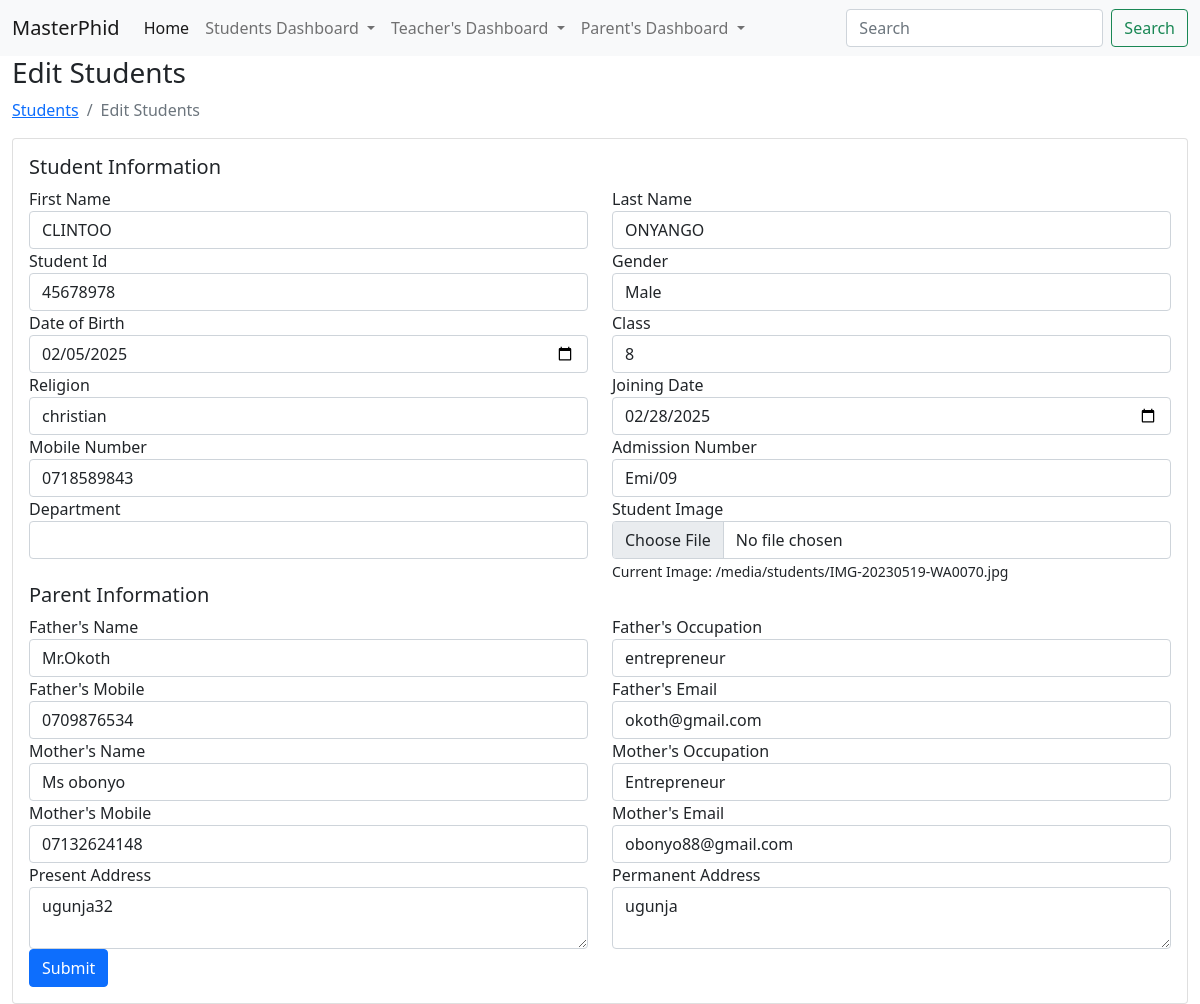
The page /edit/clintoo-onyango-45678978/ on the database its author committed.
### studentapp/models.py (models this page shows, shortened)
class Student(models.Model):
    first_name = models.CharField(max_length=100)
    last_name = models.CharField(max_length=100)
    student_id = models.CharField(max_length=20)
    gender = models.CharField(max_length=10, choices=[('Male', 'Male'), ('Female', 'Female'), ('Others', 'Others')])
    date_of_birth = models.DateField()
    student_class = models.CharField(max_length=50)
    religion = models.CharField(max_length=50)
    joining_date = models.DateField()
    mobile_number = models.CharField(max_length=15)
    admission_number = models.CharField(max_length=20)
    department = models.CharField(max_length=10)
    student_image = models.ImageField(upload_to='students/', blank=True)
    parent = models.OneToOneField(Parent, on_delete=models.CASCADE)
    slug = models.SlugField(max_length=255,unique=True, blank=True)

class Parent(models.Model):
    father_name = models.CharField(max_length=50)
    father_occupation = models.CharField(max_length=100, blank=True)
    father_mobile = models.CharField(max_length=15)
    father_email = models.EmailField(max_length=100)
    mother_name = models.CharField(max_length=100)
    mother_occupation = models.CharField(max_length=100, blank=True)
    mother_mobile = models.CharField(max_length=15)
    mother_email = models.EmailField(max_length=100)
    present_address = models.TextField()
    permanent_address = models.TextField()

### studentapp/views.py (the view, shortened to what this page needs)
# urls.py: path('edit/<str:slug>/', views.edit_student, name='edit_student'),
def edit_student(request, slug):
    student = get_object_or_404(Student, slug=slug)
    parent = student.parent if hasattr(student, 'parent') else None
    return render(request, "student/edit_student.html",{'student':student, 'parent':parent} )

### app/templates/student/edit_student.html (shortened to what this page needs)
{% extends 'Home/base.html' %}
{% load static %}
{% block body %}
<div class="page-wrapper">
    <div class="content container-fluid">
        <div class="page-header">
            <div class="row align-items-center">
                <div class="col">
                    <h3 class="page-title">Edit Students</h3>
                    <ul class="breadcrumb">
                        <li class="breadcrumb-item"><a href="/students">Students</a></li>
                        <li class="breadcrumb-item active">Edit Students</li>
                    </ul>
                </div>
            </div>
        </div>
        <div class="row">
            <div class="col-sm-12">
                <div class="card">
                    <div class="card-body">
                        <form method="POST" enctype="multipart/form-data">
                            <div class="row">
                                <div class="col-12">
                                    <h5 class="form-title"><span>Student Information</span></h5>
                                </div>
                                <div class="col-12 col-sm-6">
                                    <div class="form-group">
                                        <label>First Name</label>
                                        <input type="text" name="first_name" class="form-control" value="{{ student.first_name }}">
                                    </div>
                                </div>
                                <div class="col-12 col-sm-6">
                                    <div class="form-group">
                                        <label>Last Name</label>
                                        <input type="text" name="last_name" class="form-control" value="{{ student.last_name }}">
                                    </div>
                                </div>
                                <div class="col-12 col-sm-6">
                                    <div class="form-group">
                                        <label>Student Id</label>
                                        <input type="text" name="student_id" class="form-control" value="{{ student.student_id }}">
                                    </div>
                                </div>
                                <div class="col-12 col-sm-6">
                                    <div class="form-group">
                                        <label>Gender</label>
                                        <select name="gender" class="form-control">
                                            <option value="Male" {% if student.gender == 'Male' %}selected{% endif %}>Male</option>
                                        </select>
                                    </div>
                                </div>
                                <div class="col-12 col-sm-6">
                                    <div class="form-group">
                                        <label>Date of Birth</label>
                                        <input type="date" name="date_of_birth" class="form-control" value="{{ student.date_of_birth|date:'Y-m-d' }}">
                                    </div>
                                </div>
                                <div class="col-12 col-sm-6">
                                    <div class="form-group">
                                        <label>Class</label>
                                        <input type="text" name="student_class" class="form-control" value="{{ student.student_class }}">
                                    </div>
                                </div>
                                <div class="col-12 col-sm-6">
                                    <div class="form-group">
                                        <label>Religion</label>
                                        <input type="text" name="religion" class="form-control" value="{{ student.religion }}">
                                    </div>
                                </div>
                                <div class="col-12 col-sm-6">
                                    <div class="form-group">
                                        <label>Joining Date</label>
                                        <input type="date" name="joining_date" class="form-control" value="{{ student.joining_date|date:'Y-m-d' }}">
                                    </div>
                                </div>
                                <div class="col-12 col-sm-6">
                                    <div class="form-group">
                                        <label>Mobile Number</label>
                                        <input type="text" name="mobile_number" class="form-control" value="{{ student.mobile_number }}">
                                    </div>
                                </div>
                                <div class="col-12 col-sm-6">
                                    <div class="form-group">
                                        <label>Admission Number</label>
                                        <input type="text" name="admission_number" class="form-control" value="{{ student.admission_number }}">
                                    </div>
                                </div>
                                <div class="col-12 col-sm-6">
                                    <div class="form-group">
                                        <label>Department</label>
                                        <input type="text" name="department" class="form-control" value="{{ student.Department }}">
                                    </div>
                                </div>
                                <div class="col-12 col-sm-6">
                                    <div class="form-group">
                                        <label>Student Image</label>
                                        <input type="file" name="student_image" class="form-control">
                                        <small>Current Image: {{ student.student_image.url }}</small>
                                    </div>
                                </div>
                                <div class="col-12">
                                    <h5 class="form-title"><span>Parent Information</span></h5>
                                </div>
                                <div class="col-12 col-sm-6">
                                    <div class="form-group">
                                        <label>Father's Name</label>
                                        <input type="text" name="father_name" class="form-control" value="{{ parent.father_name }}">
                                    </div>
                                </div>
                                <div class="col-12 col-sm-6">
                                    <div class="form-group">
                                        <label>Father's Occupation</label>
                                        <input type="text" name="father_occupation" class="form-control" value="{{ parent.father_occupation }}">
                                    </div>
                                </div>
                                <div class="col-12 col-sm-6">
                                    <div class="form-group">
                                        <label>Father's Mobile</label>
                                        <input type="text" name="father_mobile" class="form-control" value="{{ parent.father_mobile }}">
                                    </div>
                                </div>
                                <div class="col-12 col-sm-6">
                                    <div class="form-group">
                                        <label>Father's Email</label>
                                        <input type="email" name="father_email" class="form-control" value="{{ parent.father_email }}">
                                    </div>
                                </div>
                                <div class="col-12 col-sm-6">
                                    <div class="form-group">
                                        <label>Mother's Name</label>
                                        <input type="text" name="mother_name" class="form-control" value="{{ parent.mother_name }}">
                                    </div>
                                </div>
                                <div class="col-12 col-sm-6">
                                    <div class="form-group">
                                        <label>Mother's Occupation</label>
                                        <input type="text" name="mother_occupation" class="form-control" value="{{ parent.mother_occupation }}">
                                    </div>
                                </div>
                                <div class="col-12 col-sm-6">
                                    <div class="form-group">
                                        <label>Mother's Mobile</label>
                                        <input type="text" name="mother_mobile" class="form-control" value="{{ parent.mother_mobile }}">
                                    </div>
                                </div>
                                <div class="col-12 col-sm-6">
                                    <div class="form-group">
                                        <label>Mother's Email</label>
                                        <input type="email" name="mother_email" class="form-control" value="{{ parent.mother_email }}">
                                    </div>
                                </div>
                                <div class="col-12 col-sm-6">
                                    <div class="form-group">
                                        <label>Present Address</label>
                                        <textarea name="present_address" class="form-control">{{ parent.present_address }}</textarea>
                                    </div>
                                </div>
                                <div class="col-12 col-sm-6">
                                    <div class="form-group">
                                        <label>Permanent Address</label>
                                        <textarea name="permanent_address" class="form-control">{{ parent.permanent_address }}</textarea>
                                    </div>
                                </div>
                                <div class="col-12">
                                    <button type="submit" class="btn btn-primary">Submit</button>
                                </div>
                            </div>
                        </form>
                    </div>
                </div>
            </div>
        </div>
    </div>
</div>
{% endblock %}

### rows shown on the page
Student: first_name "CLINTOO", last_name "ONYANGO", student_id "45678978", gender "Male", date_of_birth "02/05/2025", student_class "8", religion "christian", joining_date "02/28/2025", mobile_number "0718589843", admission_number "Emi/09", student_image "/media/students/IMG-20230519-WA0070.jpg"
Parent: father_name "Mr.Okoth", father_occupation "entrepreneur", father_mobile "0709876534", father_email "okoth@gmail.com", mother_name "Ms obonyo", mother_occupation "Entrepreneur", mother_mobile "07132624148", mother_email "obonyo88@gmail.com", present_address "ugunja32", permanent_address "ugunja"
